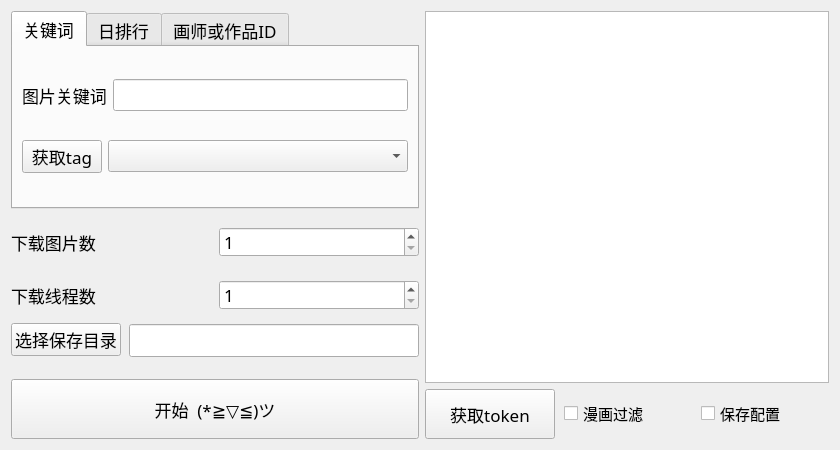
<?xml version="1.0" encoding="UTF-8"?>
<ui version="4.0">
 <class>MainWidget</class>
 <widget class="QWidget" name="MainWidget">
  <property name="geometry">
   <rect>
    <x>0</x>
    <y>0</y>
    <width>840</width>
    <height>450</height>
   </rect>
  </property>
  <property name="font">
   <font>
    <family>微软雅黑</family>
    <pointsize>13</pointsize>
   </font>
  </property>
  <property name="windowTitle">
   <string>Pixivic-Crawler</string>
  </property>
  <layout class="QGridLayout" name="gridLayout_4">
   <item row="0" column="0">
    <layout class="QVBoxLayout" name="verticalLayout_4">
     <property name="spacing">
      <number>8</number>
     </property>
     <item>
      <widget class="QTabWidget" name="mode_tabWidget">
       <property name="sizePolicy">
        <sizepolicy hsizetype="Expanding" vsizetype="Preferred">
         <horstretch>0</horstretch>
         <verstretch>0</verstretch>
        </sizepolicy>
       </property>
       <property name="minimumSize">
        <size>
         <width>0</width>
         <height>150</height>
        </size>
       </property>
       <property name="maximumSize">
        <size>
         <width>1000</width>
         <height>250</height>
        </size>
       </property>
       <property name="font">
        <font>
         <family>微软雅黑</family>
         <pointsize>13</pointsize>
        </font>
       </property>
       <property name="currentIndex">
        <number>0</number>
       </property>
       <widget class="QWidget" name="keyword_mode_tab">
        <attribute name="title">
         <string>关键词</string>
        </attribute>
        <layout class="QGridLayout" name="gridLayout">
         <item row="0" column="0">
          <layout class="QHBoxLayout" name="horizontalLayout">
           <item>
            <widget class="QLabel" name="keyword_label">
             <property name="font">
              <font>
               <family>微软雅黑</family>
               <pointsize>13</pointsize>
              </font>
             </property>
             <property name="text">
              <string>图片关键词</string>
             </property>
            </widget>
           </item>
           <item>
            <widget class="QLineEdit" name="keyword_lineEdit">
             <property name="minimumSize">
              <size>
               <width>0</width>
               <height>26</height>
              </size>
             </property>
             <property name="text">
              <string/>
             </property>
             <property name="readOnly">
              <bool>false</bool>
             </property>
            </widget>
           </item>
          </layout>
         </item>
         <item row="1" column="0">
          <layout class="QHBoxLayout" name="horizontalLayout_6">
           <property name="spacing">
            <number>6</number>
           </property>
           <property name="leftMargin">
            <number>0</number>
           </property>
           <item>
            <widget class="QPushButton" name="recommend_button">
             <property name="text">
              <string>获取tag</string>
             </property>
            </widget>
           </item>
           <item>
            <widget class="QComboBox" name="recommend_comboBox">
             <property name="minimumSize">
              <size>
               <width>300</width>
               <height>30</height>
              </size>
             </property>
            </widget>
           </item>
          </layout>
         </item>
        </layout>
       </widget>
       <widget class="QWidget" name="date_mode_tab">
        <attribute name="title">
         <string>日排行</string>
        </attribute>
        <layout class="QGridLayout" name="gridLayout_2">
         <property name="bottomMargin">
          <number>25</number>
         </property>
         <item row="0" column="0">
          <layout class="QVBoxLayout" name="verticalLayout_8">
           <item>
            <widget class="QLabel" name="label_2">
             <property name="font">
              <font>
               <family>微软雅黑</family>
               <pointsize>13</pointsize>
              </font>
             </property>
             <property name="text">
              <string>选择日期即可下载当日pixiv排行榜图片</string>
             </property>
            </widget>
           </item>
          </layout>
         </item>
         <item row="1" column="0">
          <layout class="QHBoxLayout" name="horizontalLayout_7">
           <item>
            <widget class="QLabel" name="label">
             <property name="text">
              <string>选择日期</string>
             </property>
            </widget>
           </item>
           <item>
            <widget class="QDateTimeEdit" name="date_time_timeEdit">
             <property name="minimumSize">
              <size>
               <width>0</width>
               <height>27</height>
              </size>
             </property>
             <property name="showGroupSeparator" stdset="0">
              <bool>false</bool>
             </property>
             <property name="dateTime">
              <datetime>
               <hour>0</hour>
               <minute>0</minute>
               <second>0</second>
               <year>2020</year>
               <month>1</month>
               <day>31</day>
              </datetime>
             </property>
             <property name="time">
              <time>
               <hour>0</hour>
               <minute>0</minute>
               <second>0</second>
              </time>
             </property>
             <property name="maximumDateTime">
              <datetime>
               <hour>0</hour>
               <minute>0</minute>
               <second>0</second>
               <year>9999</year>
               <month>12</month>
               <day>31</day>
              </datetime>
             </property>
             <property name="minimumDateTime">
              <datetime>
               <hour>0</hour>
               <minute>0</minute>
               <second>0</second>
               <year>2000</year>
               <month>1</month>
               <day>1</day>
              </datetime>
             </property>
             <property name="maximumDate">
              <date>
               <year>9999</year>
               <month>12</month>
               <day>31</day>
              </date>
             </property>
             <property name="calendarPopup">
              <bool>true</bool>
             </property>
            </widget>
           </item>
          </layout>
         </item>
        </layout>
       </widget>
       <widget class="QWidget" name="id_mode_tab">
        <attribute name="title">
         <string>画师或作品ID</string>
        </attribute>
        <layout class="QGridLayout" name="gridLayout_3">
         <property name="bottomMargin">
          <number>25</number>
         </property>
         <item row="0" column="0">
          <widget class="QLabel" name="label_3">
           <property name="font">
            <font>
             <family>微软雅黑</family>
             <pointsize>13</pointsize>
            </font>
           </property>
           <property name="text">
            <string>pixiv作品id或者画师id获取图片</string>
           </property>
          </widget>
         </item>
         <item row="1" column="0">
          <layout class="QHBoxLayout" name="horizontalLayout_8">
           <item>
            <widget class="QComboBox" name="id_mode_comboBox">
             <property name="minimumSize">
              <size>
               <width>0</width>
               <height>30</height>
              </size>
             </property>
             <item>
              <property name="text">
               <string>画师p站id</string>
              </property>
             </item>
             <item>
              <property name="text">
               <string>图像作品id</string>
              </property>
             </item>
            </widget>
           </item>
           <item>
            <widget class="QLineEdit" name="id_of_art_lineEdit">
             <property name="minimumSize">
              <size>
               <width>0</width>
               <height>30</height>
              </size>
             </property>
            </widget>
           </item>
          </layout>
         </item>
        </layout>
       </widget>
      </widget>
     </item>
     <item>
      <layout class="QHBoxLayout" name="horizontalLayout_2">
       <item>
        <widget class="QLabel" name="num_label">
         <property name="sizePolicy">
          <sizepolicy hsizetype="Preferred" vsizetype="Preferred">
           <horstretch>0</horstretch>
           <verstretch>0</verstretch>
          </sizepolicy>
         </property>
         <property name="minimumSize">
          <size>
           <width>0</width>
           <height>50</height>
          </size>
         </property>
         <property name="maximumSize">
          <size>
           <width>16777215</width>
           <height>60</height>
          </size>
         </property>
         <property name="font">
          <font>
           <family>微软雅黑</family>
           <pointsize>13</pointsize>
          </font>
         </property>
         <property name="text">
          <string>下载图片数 </string>
         </property>
        </widget>
       </item>
       <item>
        <widget class="QSpinBox" name="num_spinBox">
         <property name="sizePolicy">
          <sizepolicy hsizetype="Preferred" vsizetype="Preferred">
           <horstretch>0</horstretch>
           <verstretch>0</verstretch>
          </sizepolicy>
         </property>
         <property name="minimumSize">
          <size>
           <width>0</width>
           <height>25</height>
          </size>
         </property>
         <property name="maximumSize">
          <size>
           <width>16777215</width>
           <height>30</height>
          </size>
         </property>
         <property name="font">
          <font>
           <family>微软雅黑</family>
           <pointsize>13</pointsize>
          </font>
         </property>
         <property name="minimum">
          <number>1</number>
         </property>
         <property name="maximum">
          <number>1000</number>
         </property>
        </widget>
       </item>
      </layout>
     </item>
     <item>
      <layout class="QHBoxLayout" name="horizontalLayout_5">
       <item>
        <widget class="QLabel" name="thread_label">
         <property name="minimumSize">
          <size>
           <width>0</width>
           <height>40</height>
          </size>
         </property>
         <property name="maximumSize">
          <size>
           <width>16777215</width>
           <height>60</height>
          </size>
         </property>
         <property name="font">
          <font>
           <family>微软雅黑</family>
           <pointsize>13</pointsize>
          </font>
         </property>
         <property name="text">
          <string>下载线程数</string>
         </property>
        </widget>
       </item>
       <item>
        <widget class="QSpinBox" name="thread_spinBox">
         <property name="sizePolicy">
          <sizepolicy hsizetype="Preferred" vsizetype="Preferred">
           <horstretch>0</horstretch>
           <verstretch>0</verstretch>
          </sizepolicy>
         </property>
         <property name="minimumSize">
          <size>
           <width>0</width>
           <height>25</height>
          </size>
         </property>
         <property name="maximumSize">
          <size>
           <width>16777215</width>
           <height>30</height>
          </size>
         </property>
         <property name="font">
          <font>
           <family>微软雅黑</family>
           <pointsize>13</pointsize>
          </font>
         </property>
         <property name="minimum">
          <number>1</number>
         </property>
         <property name="maximum">
          <number>4</number>
         </property>
        </widget>
       </item>
      </layout>
     </item>
     <item>
      <layout class="QHBoxLayout" name="horizontalLayout_3">
       <property name="sizeConstraint">
        <enum>QLayout::SetNoConstraint</enum>
       </property>
       <property name="bottomMargin">
        <number>15</number>
       </property>
       <item>
        <widget class="QPushButton" name="save_as_button">
         <property name="minimumSize">
          <size>
           <width>0</width>
           <height>31</height>
          </size>
         </property>
         <property name="maximumSize">
          <size>
           <width>16777215</width>
           <height>40</height>
          </size>
         </property>
         <property name="font">
          <font>
           <family>微软雅黑</family>
           <pointsize>13</pointsize>
          </font>
         </property>
         <property name="text">
          <string>选择保存目录</string>
         </property>
        </widget>
       </item>
       <item>
        <widget class="QLineEdit" name="path_lineEdit">
         <property name="minimumSize">
          <size>
           <width>0</width>
           <height>33</height>
          </size>
         </property>
         <property name="maximumSize">
          <size>
           <width>16777215</width>
           <height>30</height>
          </size>
         </property>
         <property name="readOnly">
          <bool>true</bool>
         </property>
        </widget>
       </item>
      </layout>
     </item>
     <item>
      <widget class="QPushButton" name="start_button">
       <property name="sizePolicy">
        <sizepolicy hsizetype="MinimumExpanding" vsizetype="Preferred">
         <horstretch>0</horstretch>
         <verstretch>40</verstretch>
        </sizepolicy>
       </property>
       <property name="minimumSize">
        <size>
         <width>219</width>
         <height>40</height>
        </size>
       </property>
       <property name="maximumSize">
        <size>
         <width>16777215</width>
         <height>60</height>
        </size>
       </property>
       <property name="font">
        <font>
         <family>微软雅黑</family>
         <pointsize>13</pointsize>
        </font>
       </property>
       <property name="text">
        <string>开始  (*≧▽≦)ツ</string>
       </property>
      </widget>
     </item>
    </layout>
   </item>
   <item row="0" column="1">
    <layout class="QVBoxLayout" name="verticalLayout">
     <item>
      <widget class="QPlainTextEdit" name="msg_textEdit">
       <property name="minimumSize">
        <size>
         <width>400</width>
         <height>0</height>
        </size>
       </property>
       <property name="undoRedoEnabled">
        <bool>true</bool>
       </property>
       <property name="readOnly">
        <bool>true</bool>
       </property>
      </widget>
     </item>
     <item>
      <layout class="QHBoxLayout" name="horizontalLayout_4">
       <property name="spacing">
        <number>9</number>
       </property>
       <item>
        <widget class="QPushButton" name="get_token_button">
         <property name="sizePolicy">
          <sizepolicy hsizetype="Minimum" vsizetype="Preferred">
           <horstretch>0</horstretch>
           <verstretch>40</verstretch>
          </sizepolicy>
         </property>
         <property name="minimumSize">
          <size>
           <width>130</width>
           <height>50</height>
          </size>
         </property>
         <property name="text">
          <string>获取token</string>
         </property>
        </widget>
       </item>
       <item>
        <widget class="QCheckBox" name="is_filter_checkBox">
         <property name="minimumSize">
          <size>
           <width>60</width>
           <height>39</height>
          </size>
         </property>
         <property name="font">
          <font>
           <family>微软雅黑</family>
           <pointsize>11</pointsize>
          </font>
         </property>
         <property name="text">
          <string>漫画过滤</string>
         </property>
        </widget>
       </item>
       <item>
        <widget class="QCheckBox" name="is_save_config_checkBox">
         <property name="font">
          <font>
           <family>微软雅黑</family>
           <pointsize>11</pointsize>
          </font>
         </property>
         <property name="text">
          <string>保存配置</string>
         </property>
        </widget>
       </item>
      </layout>
     </item>
    </layout>
   </item>
  </layout>
 </widget>
 <resources/>
 <connections/>
</ui>
